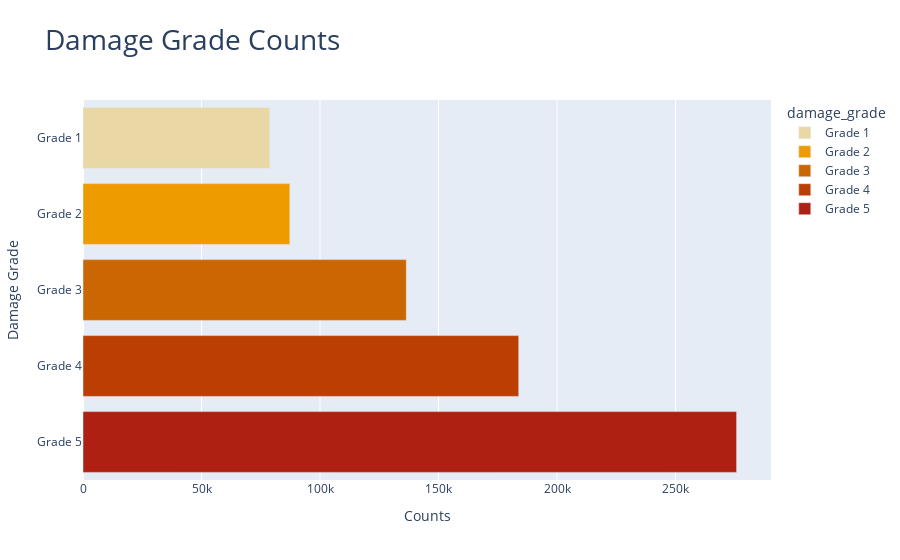

Notebook cell for this chart:
### Markdown cell above
### Categorical Variables

In this part, we selected categorical variables. These variables will be explored in turn to understand how they relate to the damage grade classification.

### Code cell
ax = df['damage_grade'].value_counts().reset_index(name='count')

ax = ax.sort_values(by='damage_grade', ascending=True)

fig = px.bar(ax,
             title="Damage Grade Counts",
             x='count', 
             y='damage_grade', 
             orientation='h', 
             color='damage_grade',
             color_discrete_sequence=custom_colors[4::])

fig.update_layout(
    title="Damage Grade Counts",
    title_font_size=28,
    xaxis_title="Counts",
    yaxis_title="Damage Grade",
    yaxis={'categoryorder': 'total descending'}
)

fig.show()

del ax, fig

### Figure 1 — Plotly figure (JSON) as saved in the notebook; plotly's stock layout.template omitted (floating-point values rounded to 4 significant figures)
{"data": [{"alignmentgroup": "True", "hovertemplate": "damage_grade=%{y}<br>count=%{x}<extra></extra>", "legendgroup": "Grade 1", "marker": {"color": "#e9d8a6", "pattern": {"shape": ""}}, "name": "Grade 1", "offsetgroup": "Grade 1", "orientation": "h", "showlegend": true, "textposition": "auto", "type": "bar", "x": [78815], "xaxis": "x", "y": ["Grade 1"], "yaxis": "y"}, {"alignmentgroup": "True", "hovertemplate": "damage_grade=%{y}<br>count=%{x}<extra></extra>", "legendgroup": "Grade 2", "marker": {"color": "#ee9b00", "pattern": {"shape": ""}}, "name": "Grade 2", "offsetgroup": "Grade 2", "orientation": "h", "showlegend": true, "textposition": "auto", "type": "bar", "x": [87257], "xaxis": "x", "y": ["Grade 2"], "yaxis": "y"}, {"alignmentgroup": "True", "hovertemplate": "damage_grade=%{y}<br>count=%{x}<extra></extra>", "legendgroup": "Grade 3", "marker": {"color": "#ca6702", "pattern": {"shape": ""}}, "name": "Grade 3", "offsetgroup": "Grade 3", "orientation": "h", "showlegend": true, "textposition": "auto", "type": "bar", "x": [136412], "xaxis": "x", "y": ["Grade 3"], "yaxis": "y"}, {"alignmentgroup": "True", "hovertemplate": "damage_grade=%{y}<br>count=%{x}<extra></extra>", "legendgroup": "Grade 4", "marker": {"color": "#bb3e03", "pattern": {"shape": ""}}, "name": "Grade 4", "offsetgroup": "Grade 4", "orientation": "h", "showlegend": true, "textposition": "auto", "type": "bar", "x": [183844], "xaxis": "x", "y": ["Grade 4"], "yaxis": "y"}, {"alignmentgroup": "True", "hovertemplate": "damage_grade=%{y}<br>count=%{x}<extra></extra>", "legendgroup": "Grade 5", "marker": {"color": "#ae2012", "pattern": {"shape": ""}}, "name": "Grade 5", "offsetgroup": "Grade 5", "orientation": "h", "showlegend": true, "textposition": "auto", "type": "bar", "x": [275766], "xaxis": "x", "y": ["Grade 5"], "yaxis": "y"}], "layout": {"barmode": "relative", "legend": {"title": {"text": "damage_grade"}, "tracegroupgap": 0}, "title": {"font": {"size": 28}, "text": "Damage Grade Counts"}, "xaxis": {"anchor": "y", "domain": [0, 1], "title": {"text": "Counts"}}, "yaxis": {"anchor": "x", "categoryarray": ["Grade 5", "Grade 4", "Grade 3", "Grade 2", "Grade 1"], "categoryorder": "total descending", "domain": [0, 1], "title": {"text": "Damage Grade"}}}}
